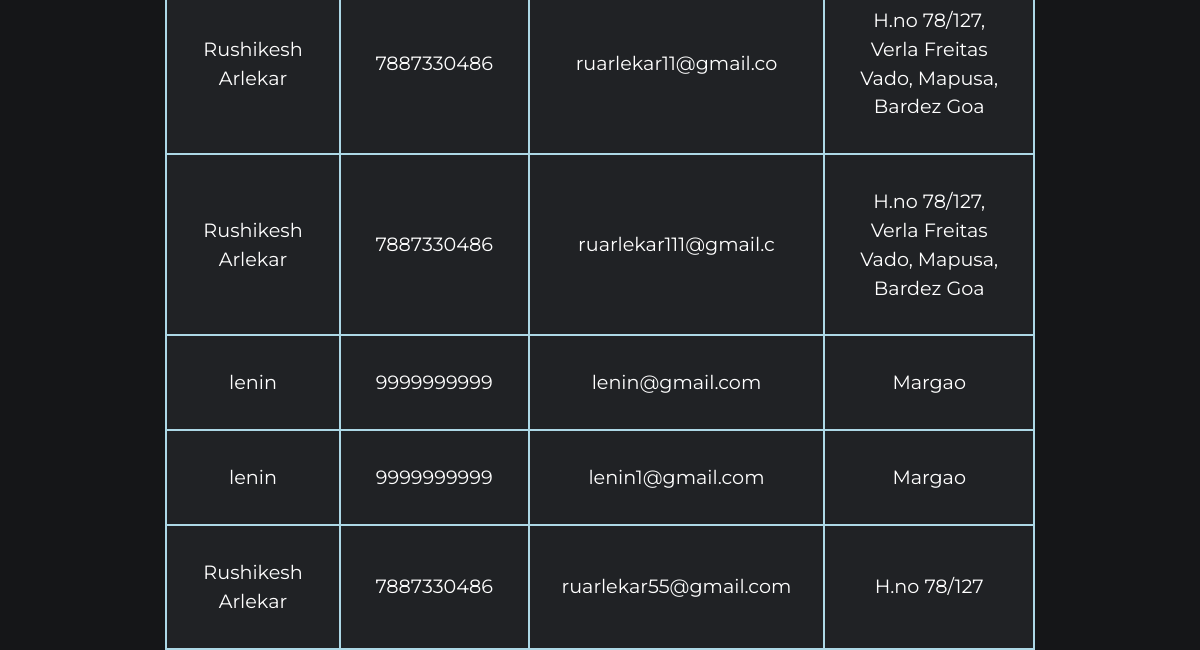
/ServiceCenter/displayCust.php (lower part), run on an earlier commit of the app's database.
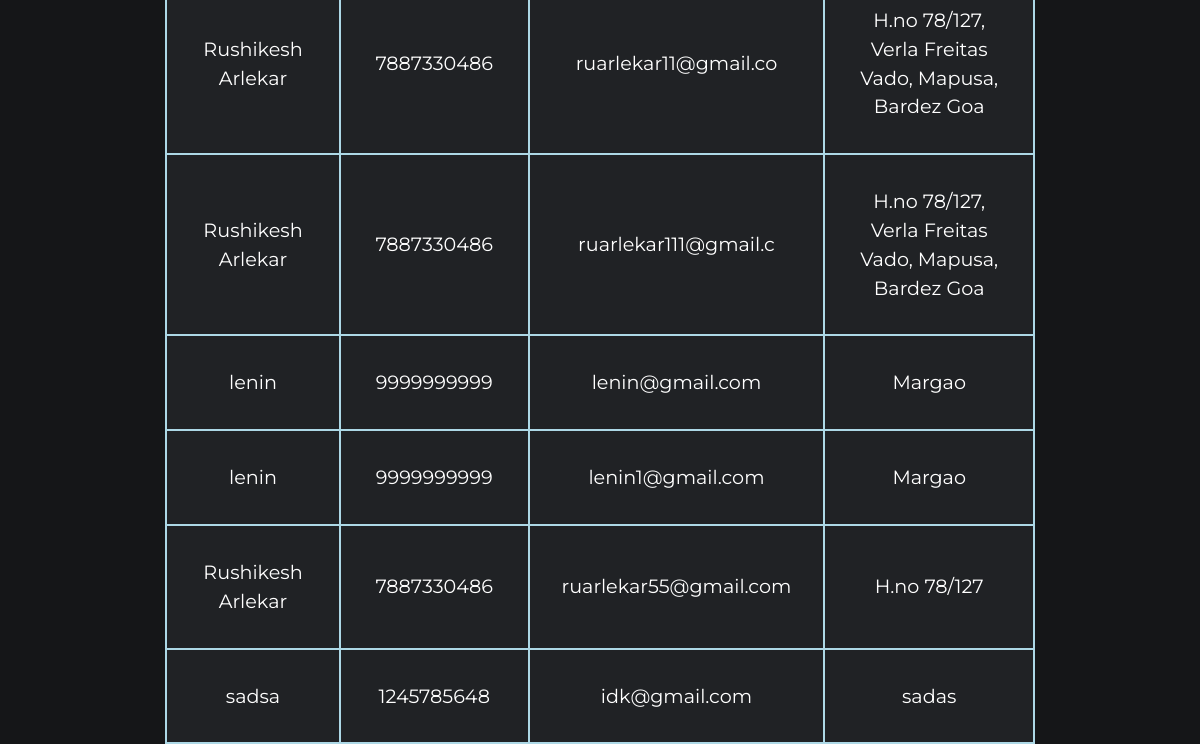
And on a later commit of the database.
### tables this page shows
CREATE TABLE IF NOT EXISTS `customers` (
  `customer_id` int NOT NULL AUTO_INCREMENT,
  `customer_name` varchar(50) NOT NULL,
  `customer_phno` varchar(10) NOT NULL,
  `customer_email` varchar(40) NOT NULL,
  `customer_address` varchar(100) NOT NULL,
  PRIMARY KEY (`customer_id`)
);

### ServiceCenter/displayCust.php (the view, shortened to what this page needs)
<?php
require 'config/connect.php';
$chk_sql = mysqli_query($connect, "select * from customers");
?>
<!DOCTYPE html>
<html>
<head>
    <link rel="stylesheet" href="https://stackpath.bootstrapcdn.com/bootstrap/4.3.1/css/bootstrap.min.css">
    <link rel="stylesheet" href="css/profile.css">
    <link rel="stylesheet" href="css/style.css">
</head>
<body>
    <section id="title">
        <div class="containers-fluid">
            <div class="row">
                <table class="user-details">
                    <?php
                    while ($cus_data = mysqli_fetch_array($chk_sql)) {
                        $cusname = $cus_data['customer_name'];
                        $cuscontno = $cus_data['customer_phno'];
                        $cusemail = $cus_data['customer_email'];
                        $cusaddress = $cus_data['customer_address'];
                    ?>
                        <tr>
                            <td><?php echo $cusname; ?></td>
                            <td><?php echo $cuscontno; ?></td>
                            <td><?php echo $cusemail; ?></td>
                            <td><?php echo $cusaddress; ?></td>
                        </tr>
                    <?php
                    }
                    ?>
                </table>
            </div>
        </div>
    </section>
</body>
</html>

What changed in the data, as far as the page shows it:
added customers: customer_name "sadsa", customer_phno "1245785648", customer_email "idk@gmail.com", customer_address "sadas"
